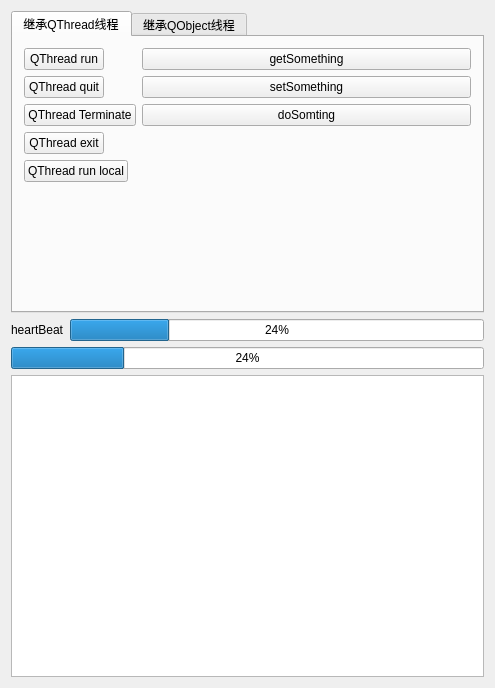
<?xml version="1.0" encoding="UTF-8"?>
<ui version="4.0">
 <class>Widget</class>
 <widget class="QWidget" name="Widget">
  <property name="geometry">
   <rect>
    <x>0</x>
    <y>0</y>
    <width>495</width>
    <height>688</height>
   </rect>
  </property>
  <property name="windowTitle">
   <string>Widget</string>
  </property>
  <layout class="QVBoxLayout" name="verticalLayout">
   <item>
    <widget class="QTabWidget" name="tabWidget">
     <property name="minimumSize">
      <size>
       <width>0</width>
       <height>300</height>
      </size>
     </property>
     <property name="currentIndex">
      <number>0</number>
     </property>
     <widget class="QWidget" name="tab">
      <attribute name="title">
       <string>继承QThread线程</string>
      </attribute>
      <layout class="QFormLayout" name="formLayout">
       <item row="0" column="0">
        <widget class="QPushButton" name="pushButton_qthread1">
         <property name="text">
          <string>QThread run</string>
         </property>
        </widget>
       </item>
       <item row="0" column="1">
        <widget class="QPushButton" name="pushButton_qthread1_getSomething">
         <property name="text">
          <string>getSomething</string>
         </property>
        </widget>
       </item>
       <item row="1" column="0">
        <widget class="QPushButton" name="pushButton_qthreadQuit">
         <property name="text">
          <string>QThread quit</string>
         </property>
        </widget>
       </item>
       <item row="1" column="1">
        <widget class="QPushButton" name="pushButton_qthread1_setSomething">
         <property name="text">
          <string>setSomething</string>
         </property>
        </widget>
       </item>
       <item row="2" column="0">
        <widget class="QPushButton" name="pushButton_qthreadTerminate">
         <property name="text">
          <string>QThread Terminate</string>
         </property>
        </widget>
       </item>
       <item row="2" column="1">
        <widget class="QPushButton" name="pushButton_doSomthing">
         <property name="text">
          <string>doSomting</string>
         </property>
        </widget>
       </item>
       <item row="3" column="0">
        <widget class="QPushButton" name="pushButton_qthreadExit">
         <property name="text">
          <string>QThread exit</string>
         </property>
        </widget>
       </item>
       <item row="4" column="0">
        <widget class="QPushButton" name="pushButton_qthreadRunLocal">
         <property name="text">
          <string>QThread run local</string>
         </property>
        </widget>
       </item>
      </layout>
     </widget>
     <widget class="QWidget" name="tab_2">
      <attribute name="title">
       <string>继承QObject线程</string>
      </attribute>
      <widget class="QPushButton" name="pushButton_qobjectStart">
       <property name="geometry">
        <rect>
         <x>30</x>
         <y>30</y>
         <width>221</width>
         <height>25</height>
        </rect>
       </property>
       <property name="text">
        <string>QObject-&gt;moveToThread run</string>
       </property>
      </widget>
      <widget class="QPushButton" name="pushButton_qobjectStop">
       <property name="geometry">
        <rect>
         <x>80</x>
         <y>120</y>
         <width>191</width>
         <height>25</height>
        </rect>
       </property>
       <property name="text">
        <string>stop from widget</string>
       </property>
      </widget>
      <widget class="QPushButton" name="pushButton_qobjectStart_2">
       <property name="geometry">
        <rect>
         <x>30</x>
         <y>60</y>
         <width>221</width>
         <height>25</height>
        </rect>
       </property>
       <property name="text">
        <string>QObject-&gt;moveToThread run2</string>
       </property>
      </widget>
     </widget>
    </widget>
   </item>
   <item>
    <layout class="QHBoxLayout" name="horizontalLayout">
     <item>
      <widget class="QLabel" name="label">
       <property name="text">
        <string>heartBeat</string>
       </property>
      </widget>
     </item>
     <item>
      <widget class="QProgressBar" name="progressBar_heart">
       <property name="value">
        <number>24</number>
       </property>
      </widget>
     </item>
    </layout>
   </item>
   <item>
    <widget class="QProgressBar" name="progressBar">
     <property name="value">
      <number>24</number>
     </property>
    </widget>
   </item>
   <item>
    <widget class="QTextBrowser" name="textBrowser">
     <property name="minimumSize">
      <size>
       <width>0</width>
       <height>300</height>
      </size>
     </property>
    </widget>
   </item>
  </layout>
 </widget>
 <layoutdefault spacing="6" margin="11"/>
 <resources/>
 <connections/>
</ui>
